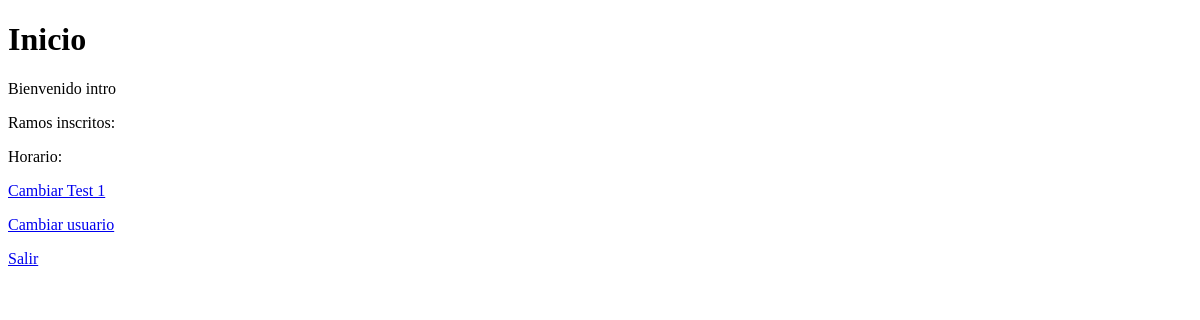
/home/ (signed in), run on an earlier commit of the app's database.
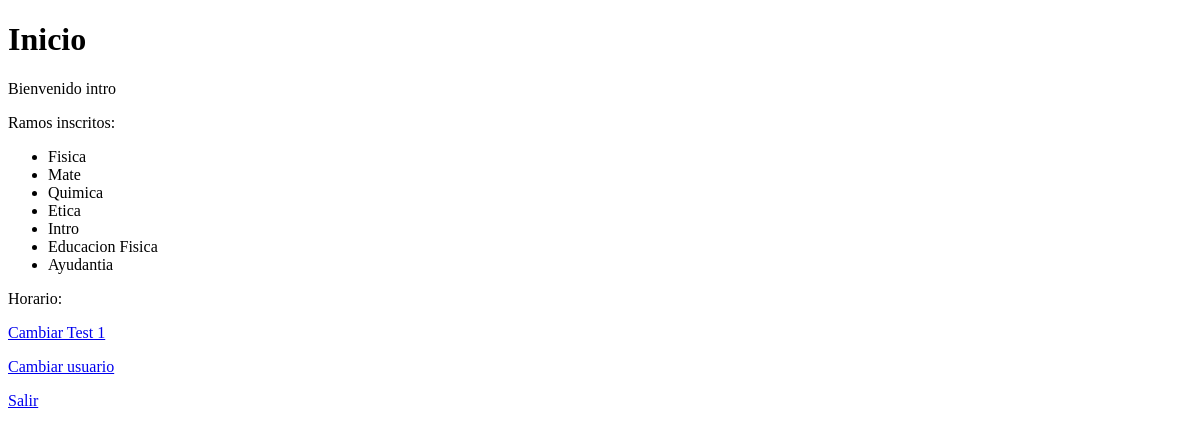
And on a later commit of the database.
### Test/models.py (models this page shows, shortened)
class Ramo(models.Model):
    user=models.ForeignKey(User, on_delete=models.CASCADE, related_name='Ramos', null=True)
    ramo = models.CharField(max_length=40)

### perfiles/views.py (the view)
# urls.py: 2. Add a URL to urlpatterns:  path('', views.home, name='home')
def home(request):
   user = request.user
   ramos = Ramo.objects.all().filter(user=user).order_by('id')
   horario = Horario.objects.all().filter(user=user)
   context = {'user':user,'ramos':ramos,'horario':horario}
   return render(request, 'perfiles/home.html',context)

### perfiles/templates/perfiles/home.html (shortened to what this page needs)
{% extends 'perfiles/base.html' %}
{% block content %}
<h1> Inicio </h1>
<p>Bienvenido {{user}}</p>
<p>Ramos inscritos:</p>
<ul>
    {% for ramo in ramos%}
    <li>{{ramo.ramo}}</li>
    {% endfor %}
</ul>
<p>Horario:</p>
<p><a href="{% url 'updatet1' %}">Cambiar Test 1</a></p>
<p><a href="{% url 'login' %}">Cambiar usuario</a></p>
<p><a href="{% url 'logout' %}">Salir</a></p>
{% endblock %}

What changed in the data, as far as the page shows it:
added Ramo: ramo "Fisica"
added Ramo: ramo "Mate"
added Ramo: ramo "Quimica"
added Ramo: ramo "Etica"
added Ramo: ramo "Intro"
added Ramo: ramo "Educacion Fisica"
added Ramo: ramo "Ayudantia"
